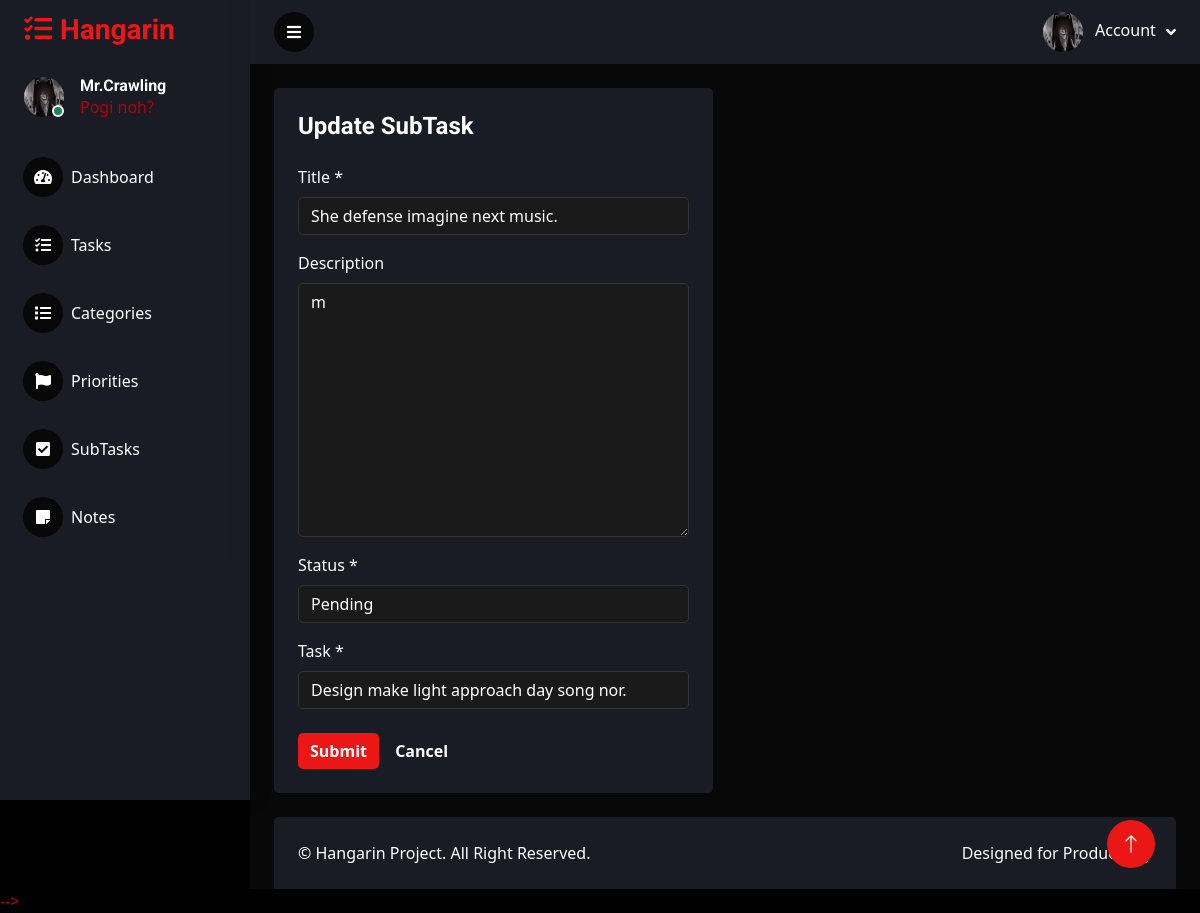
The app's page /subtasks/121/ with its own data.
### tasks/models.py (models this page shows, shortened)
class BaseModel(models.Model):
    created_at = models.DateTimeField(auto_now_add=True)
    updated_at = models.DateTimeField(auto_now=True)
    class Meta:
        abstract = True

class SubTask(BaseModel):
    STATUS_CHOICES = [
        ("Pending", "Pending"),
        ("In Progress", "In Progress"),
        ("Completed", "Completed"),
    ]
    title = models.CharField(max_length=200)
    description = models.TextField(blank=True)
    status = models.CharField(
        max_length=50,
        choices=STATUS_CHOICES,
        default="Pending"
    )
    task = models.ForeignKey(Task, on_delete=models.CASCADE, related_name='subtasks')
    class Meta:
        ordering = ['-created_at']

### tasks/views.py (the view)
# urls.py: path('subtasks/<int:pk>/', SubTaskUpdateView.as_view(), name='subtask-update'),
class SubTaskUpdateView(UpdateView):
    model = SubTask
    form_class = SubTaskForm
    template_name = 'subtask_form.html'
    success_url = reverse_lazy('subtask-list')

### tasks/forms.py
class SubTaskForm(forms.ModelForm):
    class Meta:
        model = SubTask
        fields = "__all__"
        widgets = {
            'title': forms.TextInput(attrs={'placeholder': 'Enter subtask title...'}),
        }

### tasks/models.py (called while the page is built)
    def __str__(self):
        return self.title

### templates/subtask_form.html (shortened to what this page needs)
{% extends 'base.html' %}
{% load static %}
{% block content %}
<div class="container-fluid pt-4 px-4">
    <div class="row g-4">
        <div class="col-sm-12 col-xl-6">
            <div class="bg-secondary rounded h-100 p-4">
                <h4 class="mb-4">{% if object %}Update SubTask{% else %}Add New SubTask{% endif %}</h4>
                <form method="post" novalidate>
                    {% include 'includes/form.html' %}
                    <div class="mt-4">
                        <button type="submit" class="btn btn-primary">Submit</button>
                        <a href="{% url 'subtask-list' %}" class="btn btn-secondary">Cancel</a>
                    </div>
                </form>
            </div>
        </div>
    </div>
</div>
{% endblock %}

### templates/includes/form.html (shortened to what this page needs)
{% load widget_tweaks %}
{% for field in form %}
<div class="mb-3">
    <label for="{{ field.id_for_label }}" class="form-label">
        {{ field.label }}
        {% if field.field.required %}<span class="text-danger">*</span>{% endif %}
    </label>
    {% if field.field.widget.input_type == 'select' %}
        {% render_field field class="form-select bg-dark text-white" %}
    {% elif field.field.widget.input_type == 'checkbox' %}
        <div class="form-check">
            {% render_field field class="form-check-input" %}
        </div>
    {% elif field.field.widget.input_type == 'textarea' %}
        {% render_field field class="form-control bg-dark text-white" rows="3" %}
    {% else %}
        {% render_field field class="form-control bg-dark text-white" %}
    {% endif %}
</div>
{% endfor %}

### static/css/style.css (style rules this page uses)
:root { --primary: #a40303; --secondary: #191C24; --light: #0ed5fdc6; --dark: #090808; --success: #1ae0e0; --info: #3b82f6; --warning: #f59e0b; --danger: #ef4444; }
.btn { transition: .5s; border: none; font-weight: 600; }
.content * { color: #ffffff !important; }
.content h1, .content h2, .content h3, .content h4, .content h5, .content h6, .content p, .content span, .content div, .content li, .content td, .content th, .content label, .content small { color: #ffffff !important; }
body { background-size: cover; color: #b20404 !important; font-family: 'Segoe UI', Tahoma, Geneva, Verdana, sans-serif; }
.form-control, .form-select { color: #ffffff !important; background: #1a1a1a !important; border: 1px solid #333 !important; }
.form-control::placeholder { color: #999999 !important; }

### records on screen
SubTask: title "She defense imagine next music." "m", status "Pending" "Design make light approach day song nor."

### other values on screen
{{ field.label }} "Title" "Description" "Status" "Task"
